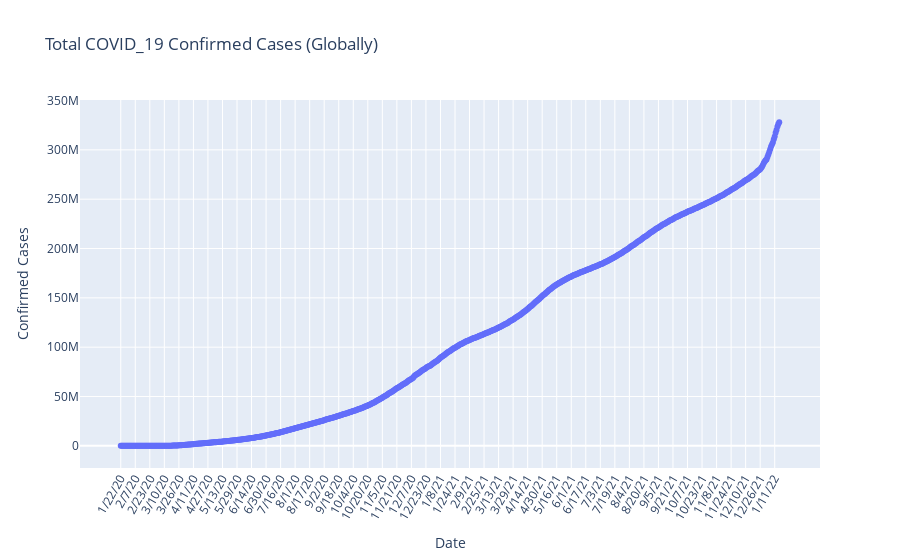

Write notebook code for a chart like this one.
### Code cell
fig = go.Figure(data=go.Scatter(x=confirmed_ts_summary.index,
                                y=confirmed_ts_summary.values,
                                mode='lines+markers'))
fig.update_layout(title='Total COVID_19 Confirmed Cases (Globally)',xaxis_title='Date',
                  yaxis_title = 'Confirmed Cases',
                  
                  xaxis_tickangle = 300)
fig.show()

### Figure 1 — Plotly figure (JSON) as saved in the notebook; plotly's stock layout.template omitted (floating-point values rounded to 4 significant figures; data arrays with more than 128 entries replaced by an {"elided": "..."} marker saying what was removed)
{"data": [{"mode": "lines+markers", "type": "scatter", "x": {"elided": "726 str values"}, "y": {"elided": "726 int values"}}], "layout": {"title": {"text": "Total COVID_19 Confirmed Cases (Globally)"}, "xaxis": {"tickangle": -60, "title": {"text": "Date"}}, "yaxis": {"title": {"text": "Confirmed Cases"}}}}
